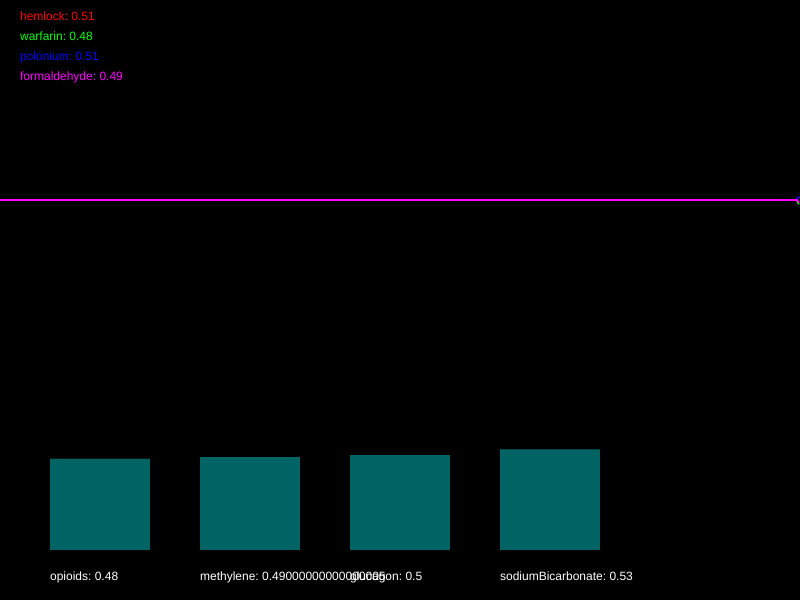
Frame 1 (no input)
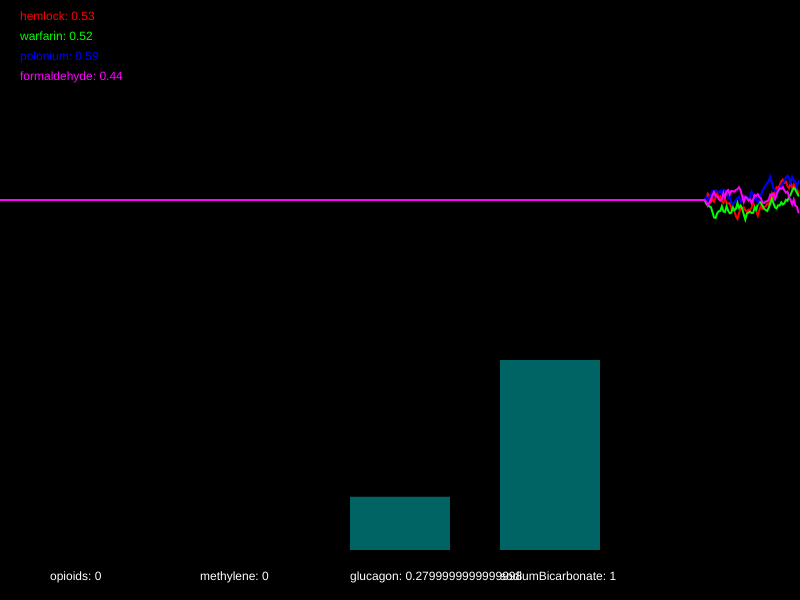
Frame 60 (no input)
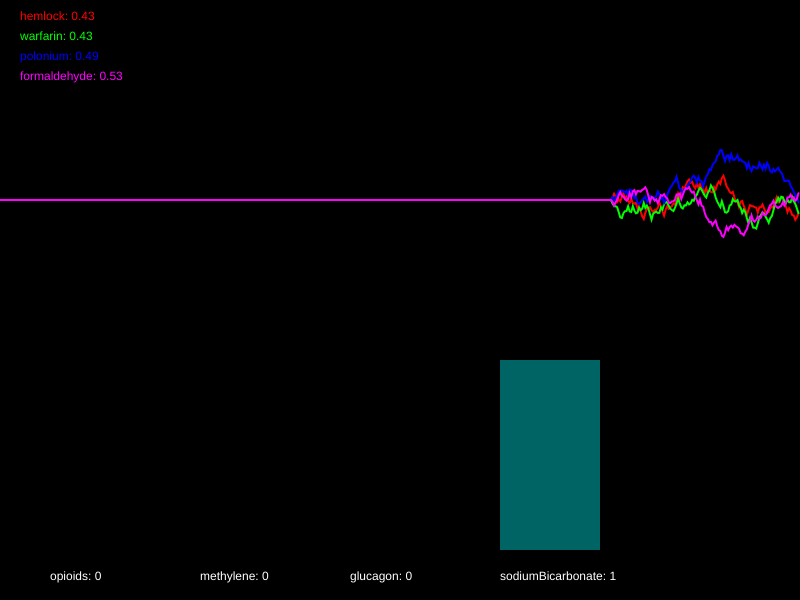
Frame 120 (the mouse pressed at the canvas centre since frame 60)

The p5.js sketch that drew these frames (run headless with seeded random() and noise() and a simulated clock; from frame 60 on, the mouse is pressed at the canvas centre):

// p5.js sketch
// ── sketch.js
/*

Officer: 1192743
CaseNum: 401-1-28893338-1192743

Case 401 - The Case of Norbert's Weiner Stand
Stage 2 - Toxic Burrito

Norbert is at it again. This time he’s set up a burrito stall and is lacing burritos
with his foul toxin. The chaos is spreading. People are dropping like flies and burrito
sales have fallen through the floor. To make matters worse it seems Norbert has cottoned
on to our methods and has upped the complexity of his poison. You’ll find the antidote
harder to develop this time. So kid, head down to the lab and get working.

You must develop the antidote by using conditional statements in the draw loop to
do the following.

	- When polonium goes above 0.38 or formaldehyde dips below 0.51, decrease opioids by 0.02
	- When warfarin dips below 0.56 and hemlock dips below 0.29, increase opioids by 0.03
	- If formaldehyde goes above 0.35 and warfarin goes above 0.27, decrement methylene by 0.04
	- If polonium dips below 0.63, raise methylene by 0.03
	- If polonium goes above 0.55 and hemlock dips below 0.66, reduce glucagon by 0.01
	- When formaldehyde dips below 0.52 and warfarin goes above 0.57, try increasing glucagon by 0.04
	- When warfarin goes above 0.27 and hemlock goes above 0.71, reduce sodiumBicarbonate by 0.02
	- When formaldehyde goes above 0.35, increment sodiumBicarbonate by 0.03


Your conditional statements should:

consider the following poisons:

	- hemlock
	- warfarin
	- polonium
	- formaldehyde


and modify the following antidotes:

	- opioids
	- methylene
	- glucagon
	- sodiumBicarbonate


- There are many ways to complete this task but you should only use the
following commands:

	if(){}
	+=
	-=

*/

//Declare the poison variables
var hemlock;
var warfarin;
var polonium;
var formaldehyde;


//Declare the antidote variables
var opioids;
var methylene;
var glucagon;
var sodiumBicarbonate;


//This variable is used for drawing the graph
var graphs;


function setup() {

	createCanvas(800, 600);
	strokeWeight(2);

	//initialise the poisons and antidotes
	hemlock = 0.5;
	warfarin = 0.5;
	polonium = 0.5;
	formaldehyde = 0.5;
	opioids = 0.5;
	methylene = 0.5;
	glucagon = 0.5;
	sodiumBicarbonate = 0.5;


	//fills the graph with empty values
	graphs = [];

	for (var i = 0; i < 4; i++) {
		graphs.push([]);
		for (var j = 0; j < 512; j++) {
			graphs[i].push(0.5);
		}
	}

}
/*
	- When polonium goes above 0.38 or formaldehyde dips below 0.51, decrease opioids by 0.02
	- If polonium dips below 0.63, raise methylene by 0.03
	- If polonium goes above 0.55 and hemlock dips below 0.66, reduce glucagon by 0.01
	- When warfarin dips below 0.56 and hemlock dips below 0.29, increase opioids by 0.03
	- When warfarin goes above 0.27 and hemlock goes above 0.71, reduce sodiumBicarbonate by 0.02
	- If formaldehyde goes above 0.35 and warfarin goes above 0.27, decrement methylene by 0.04
	- When formaldehyde dips below 0.52 and warfarin goes above 0.57, try increasing glucagon by 0.04
	- When formaldehyde goes above 0.35, increment sodiumBicarbonate by 0.03
*/
function draw() {

	//Develop the antidote below
	//Write conditional statements to change the amount of each substance ...
	if (polonium > 0.38 || formaldehyde < 0.51) {
		opioids -= 0.02;
	}
	if (polonium < 0.63) {
		methylene += 0.03;
	}
	if (polonium > 0.55 && hemlock < 0.66) {
		glucagon -= 0.01;
	}
	if (warfarin < 0.56 && hemlock < 0.29) {
		opioids += 0.03;
	}
	if (warfarin > 0.27 && hemlock > 0.71) {
		sodiumBicarbonate -= 0.02;
	}
	if (formaldehyde > 0.35 && warfarin > 0.27) {
		methylene -= 0.04;
	}
	if (formaldehyde < 0.52 && warfarin > 0.57) {
		glucagon += 0.04;
	}
	if (formaldehyde > 0.35) {
		sodiumBicarbonate += 0.03;
	}



	//////////////////////////////////////////////////////

	//the code below generates new values using random numbers

	/*
		For testing, you might want to temporarily comment out
		these lines and set the same variables to constant values
		instead.
	*/

	hemlock = nextValue(graphs[0], hemlock);
	warfarin = nextValue(graphs[1], warfarin);
	polonium = nextValue(graphs[2], polonium);
	formaldehyde = nextValue(graphs[3], formaldehyde);


	opioids = constrain(opioids, 0, 1);
	methylene = constrain(methylene, 0, 1);
	glucagon = constrain(glucagon, 0, 1);
	sodiumBicarbonate = constrain(sodiumBicarbonate, 0, 1);


	///////// DO NOT CHANGE THE CODE BELOW ///////////

	//drawing code

	// set background
	background(0);
	noFill();

	//draw the graphs for the vitals
	var colors = [
		color(255, 0, 0),
		color(0, 255, 0),
		color(0, 0, 255),
		color(255, 0, 255),
		color(255, 255, 0),
		color(0, 255, 255)
	];

	for (var i = 0; i < graphs.length; i++) {
		stroke(colors[i]);
		drawGraph(graphs[i]);
	}

	//draw the poisons as text
	noStroke();
	fill(colors[0]);
	text('hemlock: ' + nf(hemlock, 1, 2), 20, 20);
	fill(colors[1]);
	text('warfarin: ' + nf(warfarin, 1, 2), 20, 40);
	fill(colors[2]);
	text('polonium: ' + nf(polonium, 1, 2), 20, 60);
	fill(colors[3]);
	text('formaldehyde: ' + nf(formaldehyde, 1, 2), 20, 80);


	//draw the antidotes bar chart
	drawBar(opioids, 50, 'opioids');
	drawBar(methylene, 200, 'methylene');
	drawBar(glucagon, 350, 'glucagon');
	drawBar(sodiumBicarbonate, 500, 'sodiumBicarbonate');


}

function nextValue(graph, val) {
	//gets the next value for a vital and puts it in an array for drawing
	var delta = random(-0.03, 0.03);

	val += delta;
	if (val > 1 || val < 0) {
		delta *= -1;
		val += delta * 2;
	}

	graph.push(val)
	graph.shift();
	return val;
}

function drawGraph(graph) {
	//draws an array as a graph
	beginShape();
	for (var i = 0; i < graph.length; i++) {
		vertex(width * i / 512, height * 0.5 - graph[i] * height / 3)
	}
	endShape();
}


function drawBar(val, x, name) {
	//draws the bars for bar chart
	noStroke();
	fill(0, 100, 100);
	var mh = height * 0.4 - 50;
	rect(x, (height - 50) - val * mh, 100, val * mh);
	fill(255);
	text(name + ": " + val, x, height - 20);
}
